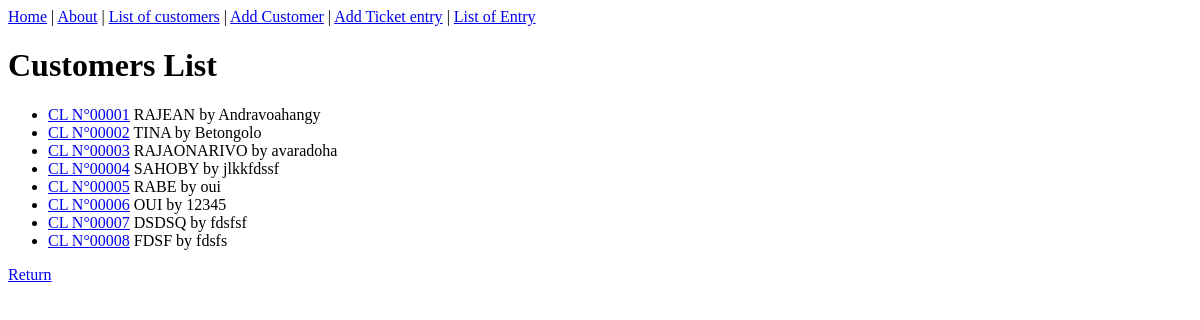
The app's page /customers/list/, older data.
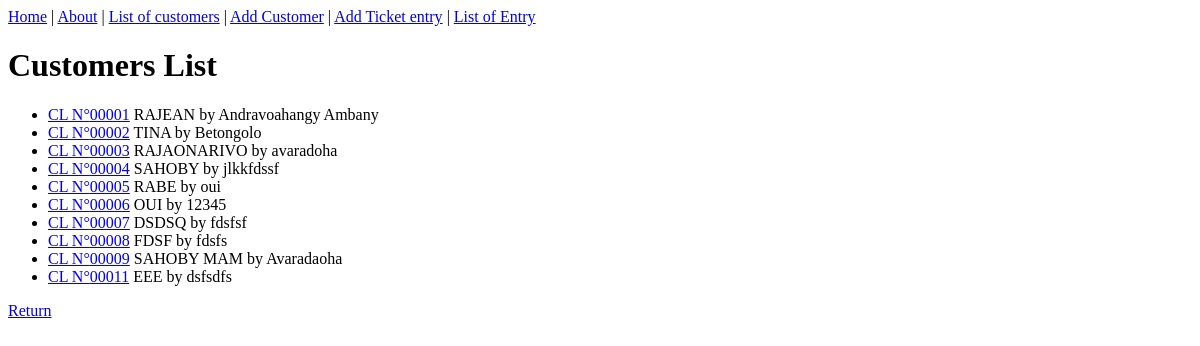
The same page, newer data.
### customers/models.py (models this page shows, shortened)
class Customers(models.Model):
    name = models.CharField(max_length=200,unique=True)
    company = models.CharField(max_length=200)
    contact = models.CharField(max_length=10,unique=True)
    address = models.CharField(max_length=100)

### customers/views.py (the view)
# urls.py: path('list/' ,ListCustomers.as_view(),name='customer-list'),
class ListCustomers(ListView):
    model = Customers
    template_name = 'Customers/list_client.html'
    context_object_name = 'customers'

### customers/templates/customers/list_client.html
{% extends 'customers/base.html' %}
{% block content %}
<h1>Customers List</h1>
<ul>
    {% for customer in customers %}
        <li>
            <a href="{% url 'customer-detail' customer.id %}">CL N°{{customer.pk|stringformat:"05d"}}</a>
            {{ customer.name | upper}} by {{ customer.address }}
        </li>
    {% endfor %}
</ul>
<a href="{% url 'home' %}">Return</a>
{% endblock content %}

Row changes from the older to the newer data that the page shows:
changed Customers "RAJEAN": address "Andravoahangy" → "Andravoahangy Ambany"
added Customers: pk "00009", name "SAHOBY MAM", address "Avaradaoha"
added Customers: pk "00011", name "EEE", address "dsfsdfs"
